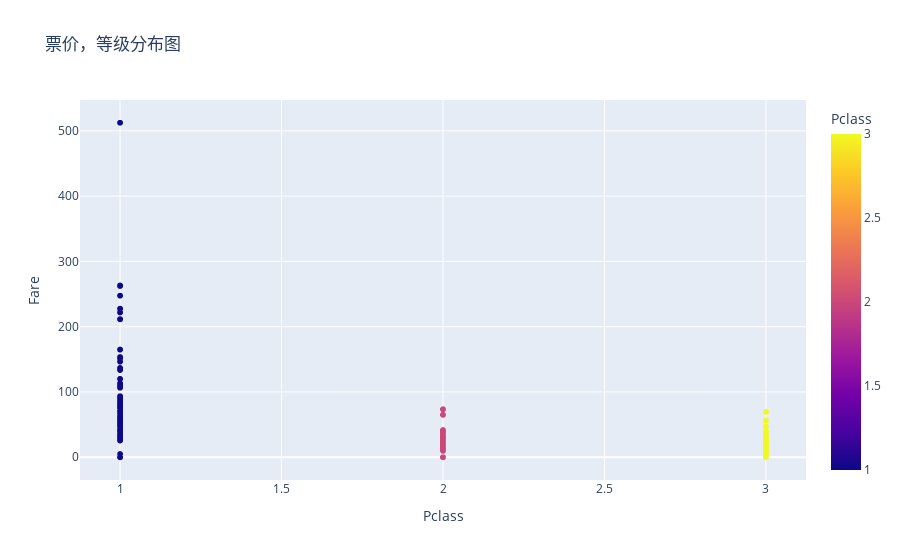

The notebook cell saved with this chart:
### Code cell
fig = px.scatter(alldata, x="Pclass", y="Fare", color="Pclass",
                 title="票价，等级分布图")
fig.show()

### Figure 1 — Plotly figure (JSON) as saved in the notebook; plotly's stock layout.template omitted (floating-point values rounded to 4 significant figures; data arrays with more than 128 entries replaced by an {"elided": "..."} marker saying what was removed)
{"data": [{"hovertemplate": "Pclass=%{marker.color}<br>Fare=%{y}<extra></extra>", "legendgroup": "", "marker": {"color": {"elided": "1309 int values"}, "coloraxis": "coloraxis", "symbol": "circle"}, "mode": "markers", "name": "", "showlegend": false, "x": {"elided": "1309 int values"}, "xaxis": "x", "y": {"elided": "1309 float values"}, "yaxis": "y", "type": "scattergl"}], "layout": {"xaxis": {"anchor": "y", "domain": [0.0, 1.0], "title": {"text": "Pclass"}}, "yaxis": {"anchor": "x", "domain": [0.0, 1.0], "title": {"text": "Fare"}}, "coloraxis": {"colorbar": {"title": {"text": "Pclass"}}, "colorscale": [[0.0, "#0d0887"], [0.1111, "#46039f"], [0.2222, "#7201a8"], [0.3333, "#9c179e"], [0.4444, "#bd3786"], [0.5556, "#d8576b"], [0.6667, "#ed7953"], [0.7778, "#fb9f3a"], [0.8889, "#fdca26"], [1.0, "#f0f921"]]}, "legend": {"tracegroupgap": 0}, "title": {"text": "票价，等级分布图"}}}
